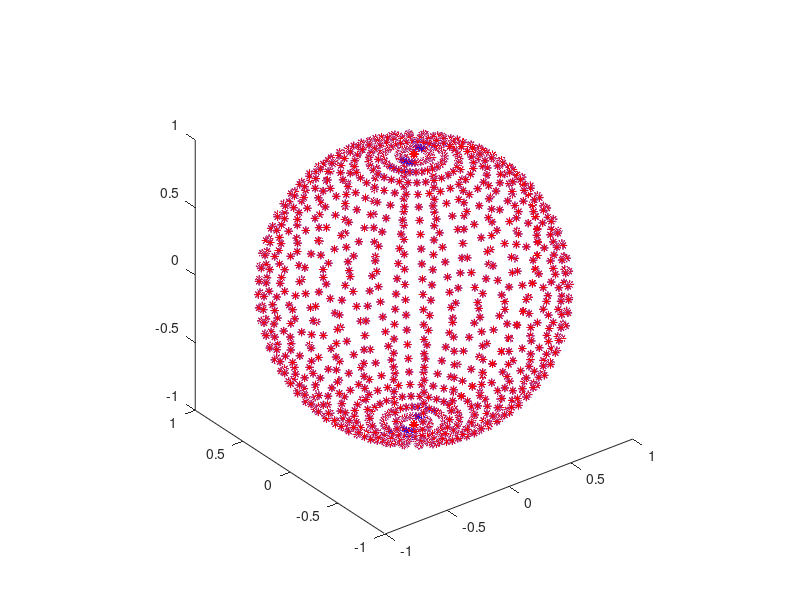

Reproduce this figure in MATLAB. (Note: this script raises an error after producing the figure.)
%|                                                                        |
%|                      THE GYPSILAB TOOLBOX - v0.20                      |
%|               www.cmap.polytechnique.fr/~aussal/gypsilab               |
%|                                                                        |
%| Copyright (c) 20015-2017, Ecole polytechnique, all rights reserved.    |
%| Licence Creative Commons BY-NC-SA 4.0, Attribution, NonCommercial and  |
%| ShareAlike (see http://creativecommons.org/licenses/by-nc-sa/4.0/).    |
%| This software is the property from Centre de Mathematiques Appliquees  |
%| de l'Ecole polytechnique, route de Saclay, 91128 Palaiseau, France.    |
%|                                                            _   _   _   |
%| Please acknowledge the GYPSILAB toolbox in programs       | | | | | |  |
%| or publications in which you use the code. Refer to        \ \| |/ /   |
%| each part for references.                                   \ | | /    |
%|                                                              \   /     |
%|                                                               | |      |
%|_______________________________________________________________|_|______|
%| Author(s)  : Matthieu Aussal - CMAP, Ecole polytechnique               |
%| Creation   : 14.03.17                                                  |
%| Last modif : 21.06.17                                                  |
%| Synopsis   : Build and algebra for H-Matrix structure                  |
%+========================================================================+

% Cleaning
clear all
close all
clc

% Library path
addpath('../openHmx')

% Data type
type = 'double';

% Accuracy
tol = 1e-3

% Wave number or frequency (Hz)
k = 5
f = (k*340)/(2*pi);

% Particles receptors X (sphere)
Nx      = 1e3;
[x,y,z] = sphere(ceil(sqrt(Nx)));
X       = unique([x(:),y(:),z(:)],'rows');
Nx      = size(X,1)
if strcmp(type,'single')
    X = single(X);
end

% Particles transmitters Y (=X or not)
Ny = Nx;
Y  = X;
% Ny = 2e3
% Y  = -1+2*rand(Ny,3);
if strcmp(type,'single')
    X = single(X);
end

% Green kernel -> exp(1i*k*r)/r
rxy   = @(X,Y) sqrt( (X(:,1)-Y(:,1)).^2 + (X(:,2)-Y(:,2)).^2 + (X(:,3)-Y(:,3)).^2 );
green = @(X,Y) exp(1i*k*rxy(X,Y))./(rxy(X,Y) + 1/(1i*k));

% Particles charges (multiples)
V = (-1+2*rand(Ny,2,type)) + (-1+2i*rand(Ny,2,type));

% Spatial representation of particles
figure
plot3(X(:,1),X(:,2),X(:,3),'*b',Y(:,1),Y(:,2),Y(:,3),'*r')
axis equal 


%%% Full matrix computation
disp('~~~~~~~~~~~~~ EXACT MATRIX AS REFERENCE~~~~~~~~~~~~~')
tic
M = zeros(Nx,Ny,type);
for i = 1:Nx
    M(i,:) = green(X(i,:),Y).';
end
MV = M * V;
toc

tic
un = ones(Nx,1);
I  = spdiags([-un 2*un -un], [-Nx/2,0,Nx/2] , Nx, Ny);
IV = I*double(V);
toc
spy(I)
disp(' ')


%%% H-Matrix computation
disp('~~~~~~~~~~~~~ H-MATRIX ~~~~~~~~~~~~~')
tic
Mh = hmx(X,Y,green,tol);
toc

tic
Mh2 = hmx(X,Y,M,tol);
toc

tic
Ih = hmx(double(X),double(Y),I,tol);
toc

disp(' ')


%%% H-Matrix structure
disp('~~~~~~~~~~~~~ SPY STRUCTURE ~~~~~~~~~~~~~')
tic
figure
spy(Mh);
toc

tic
figure
spy(Mh2);
toc

tic
figure
spy(Ih);
toc

disp(' ')


%%% Full conversion
disp('~~~~~~~~~~~~~ FULL CONVERSION ~~~~~~~~~~~~~')
tic
sol = full(Mh);
toc
ref = M;
norm(ref-sol,'inf')/norm(ref,'inf')

tic
sol = full(Mh2);
toc
ref = M;
norm(ref-sol,'inf')/norm(ref,'inf')

tic
sol = full(Ih);
toc
ref = full(I);
norm(ref-sol,'inf')/norm(ref,'inf')

disp(' ')


%%% Sparse conversion
disp('~~~~~~~~~~~~~ SPARSE CONVERSION ~~~~~~~~~~~~~')
tic
sol = sparse(double(Mh));
toc
ref = double(M);
norm(ref-sol,'inf')/norm(ref,'inf')

tic
sol = sparse(Ih);
toc
ref = I;
norm(ref-sol,'inf')/norm(ref,'inf')

disp(' ')


%%% Transposition
disp('~~~~~~~~~~~~~ TRANSPOSITION ~~~~~~~~~~~~~')
tic
tmp = Mh.';
toc
sol = full(tmp);
ref = M.';
norm(ref-sol,'inf')/norm(ref,'inf')

tic
tmp = Ih.';
toc
sol = full(tmp);
ref = I.';
norm(ref-sol,'inf')/norm(ref,'inf')

disp(' ')


%%% Conjugate transposition
disp('~~~~~~~~~~~~~ CTRANSPOSITION ~~~~~~~~~~~~~')
tic
tmp = Mh';
toc
sol = full(tmp);
ref = M';
norm(ref-sol,'inf')/norm(ref,'inf')

tic
tmp = Ih';
toc
sol = full(tmp);
ref = I';
norm(ref-sol,'inf')/norm(ref,'inf')

disp(' ')


%%% H-Matrix right product
disp('~~~~~~~~~~~~~ H-MATRIX * MATRIX ~~~~~~~~~~~~~')
tic
sol = Mh * V;
toc
ref = MV;
norm(ref-sol,'inf')/norm(ref,'inf')

tic
sol = Ih * double(V);
toc
ref = IV;
norm(ref-sol,'inf')/norm(ref,'inf')

tic
sol = double(Mh) * I.';
toc
ref = double(M) * I.';
norm(ref-sol,'inf')/norm(ref,'inf')

tic
sol = Ih * I.';
toc
ref = I * I.';
norm(ref-sol,'inf')/norm(ref,'inf')

disp(' ')


%%% Left product H-Matrix
disp('~~~~~~~~~~~~~ FULL MATRIX * H-MATRIX ~~~~~~~~~~~~~')
tmp = Mh.';
tic
sol = V.' * tmp;
toc
ref = MV.';
norm(ref-sol,'inf')/norm(ref,'inf')

disp(' ')


%%% Scalar product
disp('~~~~~~~~~~~~~ SCALAR PRODUCT ~~~~~~~~~~~~~')
tic
tmp = (sqrt(2) .* Mh .* pi);
toc
sol = tmp * V;
ref = sqrt(2) * pi * MV;
norm(ref-sol,'inf')/norm(ref,'inf')

tic
tmp = (sqrt(2) .* Ih .* pi);
toc
sol = tmp * double(V);
ref = sqrt(2) * pi * IV;
norm(ref-sol,'inf')/norm(ref,'inf')

disp(' ')


%%% Uminus
disp('~~~~~~~~~~~~~ UMINUS ~~~~~~~~~~~~~')
tic
tmp = - Mh;
toc
sol = tmp * V;
ref = - MV;
norm(ref-sol,'inf')/norm(ref,'inf')

disp(' ')


%%% Full Addition
disp('~~~~~~~~~~~~~ FULL ADDITION/SUBSTRACTION ~~~~~~~~~~~~~')
tic
tmp = 2*M + Mh - M;
toc
sol = tmp * V;
ref = 2*MV;
norm(ref-sol,'inf')/norm(ref,'inf')

tic
tmp = 2*M + Ih - M;
toc
sol = tmp * V;
ref = MV + IV;
norm(ref-sol,'inf')/norm(ref,'inf')

disp(' ')


%%% Full Addition
disp('~~~~~~~~~~~~~ SPARSE ADDITION/SUBSTRACTION ~~~~~~~~~~~~~')
tic
tmp = 2*I + Mh - I;
toc
sol = tmp * V;
ref = MV+IV;
norm(ref-sol,'inf')/norm(ref,'inf')

tic
tmp = 2*I + Ih - I;
toc
sol = tmp * double(V);
ref = 2*IV;
norm(ref-sol,'inf')/norm(ref,'inf')

disp(' ')


%%% H-Matrix addition
disp('~~~~~~~~~~~~~ H-MATRIX ADDITION/SUBSTRACTION ~~~~~~~~~~~~~')
tic
tmp = 2.*Mh + Mh - Mh;
toc
sol = tmp * V;
ref = 2*MV;
norm(ref-sol,'inf')/norm(ref,'inf')
figure
spy(tmp)

tic
tmp = 2.*Ih + Mh - Ih;
toc
sol = tmp * V;
ref = MV + IV;
norm(ref-sol,'inf')/norm(ref,'inf')

tic
tmp = 2.*Mh + Ih - Mh;
toc
sol = tmp * V;
ref = MV + IV;
norm(ref-sol,'inf')/norm(ref,'inf')

tic
tmp = 2.*Ih + Ih - Ih;
toc
sol = tmp * double(V);
ref = 2*IV;
norm(ref-sol,'inf')/norm(ref,'inf')

disp(' ')


%%% H-Matrix product
disp('~~~~~~~~~~~~~ H-MATRIX PRODUCT ~~~~~~~~~~~~~')
tic
tmp = Mh * Mh.';
toc
sol = full(tmp);
ref = M * M.';
norm(ref-sol,'inf')/norm(ref,'inf')
figure
spy(tmp)

tic
tmp = Ih.' * double(Mh);
toc
sol = full(tmp);
ref = I.' * double(M);
norm(ref-sol,'inf')/norm(ref,'inf')

tic
tmp = double(Mh) * Ih.';
toc
sol = full(tmp);
ref = double(M) * I.';
norm(ref-sol,'inf')/norm(ref,'inf')

tic
tmp = Ih * Ih.';
toc
sol = sparse(tmp);
ref = I * I.';
norm(ref-sol,'inf')/norm(ref,'inf')
figure
spy(tmp)

disp(' ')


%%% H-Matrix inversion
disp('~~~~~~~~~~~~~ INVERSION ~~~~~~~~~~~~~')
Mh = Mh + sqrt(Nx).*speye(Nx);
M  = M  + sqrt(Nx).*eye(Nx,type); 

tic
tmp = inv(Mh);
toc
tic
ref = inv(M);
toc
sol = full(tmp);
norm(ref-sol,'inf')/norm(ref,'inf')
figure
spy(tmp)

tic
tmp = inv(Ih);
toc
tic
ref = inv(I);
toc
sol = full(tmp);
norm(ref-sol,'inf')/norm(ref,'inf')
figure
spy(tmp)

disp(' ')


%%% H-Matrix cholesky
disp('~~~~~~~~~~~~~ CHOLESKY FACTORISATION ~~~~~~~~~~~~~')
tic
Uh = chol(Ih);
toc
sol = sparse(Uh'*Uh);
tic
U = chol(I);
toc
sol2 = U'*U;
ref  = I;
norm(ref-sol,'inf')/norm(ref,'inf')
norm(ref-sol2,'inf')/norm(ref,'inf')
figure
spy(Uh)

disp(' ')


%%% H-Matrix LDLt
disp('~~~~~~~~~~~~~ LDLt FACTORISATION ~~~~~~~~~~~~~')
tic
[Lh,Dh] = ldl(Ih);
toc
sol = sparse(Lh*Dh*Lh');
tic
[L,D,P] = ldl(I);
L       = P*L;
toc
sol2 = L*D*L';
ref  = I;
norm(ref-sol,'inf')/norm(ref,'inf')
norm(ref-sol2,'inf')/norm(ref,'inf')
figure
spy(Lh)

disp(' ')


%%% H-Matrix LU
disp('~~~~~~~~~~~~~ LU FACTORISATION ~~~~~~~~~~~~~')
tic
[Lh,Uh] = lu(Mh);
toc
tmp = full(Mh);
tic
[L,U] = lu(tmp);
toc
sol  = full(Lh*Uh);
sol2 = L*U;
ref  = M;
norm(ref-sol,'inf')/norm(ref,'inf')
norm(ref-sol2,'inf')/norm(ref,'inf')
figure
spy(Lh)
figure
spy(Uh)

tic
[Lh,Uh] = lu(Ih);
toc
sol = full(Lh*Uh);
tic
[L,U] = lu(I);
toc
sol2 = L*U;
ref  = I;
norm(ref-sol,'inf')/norm(ref,'inf')
norm(ref-sol2,'inf')/norm(ref,'inf')
figure
spy(Lh)
figure
spy(Uh)

disp(' ')


%%% Shermann-morrisonn conversion
disp('~~~~~~~~~~~~~ SHERMANN MORRISON CONVERSION ~~~~~~~~~~~~~')
tic
[Sh,A,B] = hmxSherMorr(Mh);
toc
sol = full(Sh) + A*B;
ref = M;
norm(ref-sol,'inf')/norm(ref,'inf')

disp(' ')


%%% H-Matrix \
disp('~~~~~~~~~~~~~ LU SOLVER ~~~~~~~~~~~~~')
tic
sol =  Mh \ V;
toc
tic
ref = M \ V;
toc
norm(ref-sol,'inf')/norm(ref,'inf')

tic
sol =  Ih \ double(V);
toc
tic
ref = I \ double(V);
toc
norm(ref-sol,'inf')/norm(ref,'inf')

disp(' ')


%%% Shermann-morrisonn solver
disp('~~~~~~~~~~~~~ SHERMANN MORRISON SOLVER ~~~~~~~~~~~~~')

tic
[Lh,Uh] = lu(Sh);
toc

tic
rk   = size(A,2);
Sm1  = Uh \ (Lh \ [A,V]);
Sm1A = Sm1(:,1:rk);
Sm1V = Sm1(:,rk+1:end);
toc

tic
Mk    = eye(rk) + B*(Sm1A);
Mkm1V = Mk \ (B * Sm1V);
toc

tic
sol = Sm1V - Uh \ (Lh \ ( A * Mkm1V));
toc
ref = M \ V;

norm(ref-sol,'inf')/norm(ref,'inf')

disp(' ')


%%% ITERATIVE SOLVER
disp('~~~~~~~~~~~~~ ITERATIVE SOLVER ~~~~~~~~~~~~~')
tic
sol = zeros(Nx,size(V,2),type);
for i = 1:size(V,2)
    sol(:,i) = gmres(Mh,V(:,i),[],tol,100);
end
toc
ref = zeros(Nx,size(V,2),type);
for i = 1:size(V,2)
    ref(:,i) = gmres(M,V(:,i),[],tol,100);
end
toc
norm(ref-sol,'inf')/norm(ref,'inf')

disp(' ')


%%% END
disp('Done, thanks for use.')

